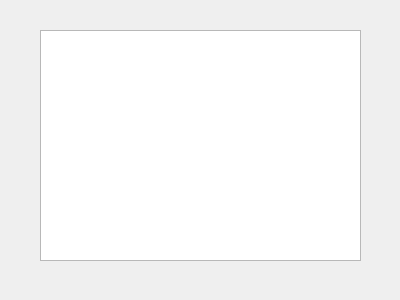
<?xml version="1.0" encoding="UTF-8"?>
<ui version="4.0">
 <class>Album</class>
 <widget class="QDialog" name="Album">
  <property name="geometry">
   <rect>
    <x>0</x>
    <y>0</y>
    <width>400</width>
    <height>300</height>
   </rect>
  </property>
  <property name="windowTitle">
   <string>Dialog</string>
  </property>
  <widget class="QListWidget" name="listWidget">
   <property name="geometry">
    <rect>
     <x>40</x>
     <y>30</y>
     <width>321</width>
     <height>231</height>
    </rect>
   </property>
  </widget>
 </widget>
 <resources/>
 <connections/>
</ui>
